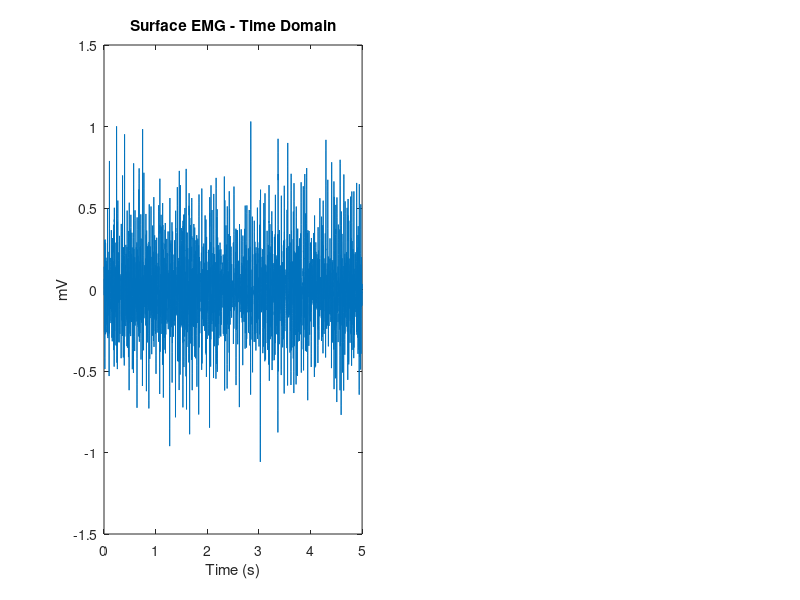

Here is the MATLAB script that generated this plot: (Note: this script raises an error after producing the figure.)
%%
% To run the examples, first place all supplementary EMG files in the same
% folder, and then change the current Matlab folder to this folder, using 
% the command "cd" with the address of the folder:
% e.g.
% cd('C:\Documents\MyFolder\')
% Then highlight the section of code you want to run, right-click and "Evaluate"

%% %%%%%%%%%%%%%%%%%%%%%%%%%%%%%%%%%%%%%%%%%%%%%%%%%%%%%%%%%%%%%%%%%%%%%%%%%%%%%%%%%%%%%%%%%%%%%%%%%%%%%%%%%%%%%%%%%%%%
%   Key Functions for Extracting Surface EMG Features
%  %%%%%%%%%%%%%%%%%%%%%%%%%%%%%%%%%%%%%%%%%%%%%%%%%%%%%%%%%%%%%%%%%%%%%%%%%%%%%%%%%%%%%%%%%%%%%%%%%%%%%%%%%%%%%%%%%%%%
%
%   %%	Function 1: Surface EMG Power Spectral Density (Surface EMG in the Frequency Domain)
%
%   %%	Function 2: Low-pass Filtering Surface EMG
%
%   %%  Function 3: Surface EMG amplitude features - Calculate root-mean-square and average rectified value of EMG signal 
%
%   %%  Function 4: Surface EMG spectral features - Calculate the Mean Frequency and the Median Frequency of the surface EMG signal
%
% %%%%%%%%%%%%%%%%%%%%%%%%%%%%%%%%%%%%%%%%%%%%%%%%%%%%%%%%%%%%%%%%%%%%%%%%%%%%%%%%%%%%%%%%%%%%%%%%%%%%%%%%%%%%%%%%%%%%

%%	Function 1: Surface EMG Power Spectral Density (Surface EMG in the Frequency Domain)

clear all

% load surface EMG data
load('Tutorial_EMG_sig.mat')
% or specify the full address of the directory the file is contained in  
% e.g.
% load('C:\Documents\MyFolder\Tutorial_EMG_sig.mat')
% or drag and drop file into the Matlab/Octave command window to load file

fs=2000;                                                %Sampling frequency
dt=1/fs;                                                %Time-step between samples
t=[0:length(EMG_sig_2k)-1].*dt;                         %Time vector of sampled signal

%Plot 5 seconds of the signal
T_period=5;                                             %Time period of the signal, 5 seconds

%Crop signal
EMG_sig_5s=EMG_sig_2k(find(t>=2,1,'first'):find(t<2+T_period,1,'last'),:);

figure;
subplot(1,2,1)
plot([0:length(EMG_sig_5s)-1].*dt,EMG_sig_5s)           %Plot time-domain signal

N=length(EMG_sig_5s);                                   %Number of samples in the signal, 10000
xlim([0 5])                                             %Show signal between 0 and 5 seconds
ylim([-1.5 1.5])
xlabel('Time (s)')
ylabel('mV')
title('Surface EMG - Time Domain')

%L is the length of the subsections of the total signal that will be
%analysed and averaged
L=round(0.5/dt);

% The number of points in the discrete Fourier Transform is chosen as the
% next power of 2 greater than the number of samples L
nfft = 2^nextpow2(L);                                    %i.e. 2^10 = 1024

%Note: this means that 24 zeros are appended to each signal epoch in the time
%domain to create a frequency bin spacing of fs/nfft = 0.98 Hz - approx 1Hz

%Overlap of successive signal epochs or segments
overlap = 0.5;                                           %This is equal to 50% overlap

%The number of samples in the overlap between successive epochs 
noverlap=round(overlap*nfft);

%The number of (overlapping) segments in the signal 
D=L-noverlap;

%Each successive segment starts D samples after the previous segment
N_avg=floor(((N-L)/D)+1);

%Calculate the power spectral density using a hamming window of length L
%(hamming window is used by default in pwelch), alternative windows are
%"hann" and "nuttallwin"
[Pxx,f]=pwelch(EMG_sig_5s-mean(EMG_sig_5s),hamming(L),noverlap,nfft,fs);
subplot(1,2,2)
plot(f,Pxx)
xlim([0 500])
ylim([0 3.75*1e-4])
title('Surface EMG - Frequency Domain')
xlabel('Frequency (Hz)')
ylabel('\muV^2/Hz')

%%	Function 2: Low-pass Filtering Surface EMG

clear all;
% load surface EMG data
load('Tutorial_EMG_sig.mat')
fs=2000;                                                %Sampling frequency
dt=1/fs;                                                %Time-step between samples

t=[0:length(EMG_sig_2k)-1].*dt;                         %Time vector of sampled signal

% Low-pass filter example

%If the EMG signal was to be sampled at 500 Hz, it would first need to
%low-pass filtered at half that frequency (250 Hz) to remove
%the high-frequency components and prevent aliasing of the signal.

fc = 250;% Cutoff Frequency
FilterOrder = 4;   
ftype = 'low';

% Zero-Pole-Gain design, Butterworth filter
[z,p,k] =  butter(FilterOrder,fc./(fs/2),ftype);        %Low-pass filter design
sos = zp2sos(z,p,k);

EMG_sig_2k_lowpass = filtfilt(sos,1,EMG_sig_2k);        %Apply low-pass filter to EMG signal

figure;
subplot(1,2,1)
plot(t,EMG_sig_2k)                                       %Plot original (unfiltered) signal
hold on
plot(t,EMG_sig_2k_lowpass,'-.')                          %Plot low-pass filtered signal
xlim([5 5.25])
ylim([-1.15 1.15])
legend({'Original Signal';'Low-Pass Filtered Signal'})
xlabel('Time (s)')
ylabel('mV')
title('Surface EMG - Time Domain')

% The low-pass filter shapes the power spectral density of the EMG signal

L=round(0.5/dt);                                        %Split the signal into subsections of 0.5 seconds
nfft = 2^nextpow2(L);                                   %Length of nfft window is the next power of 2 greater than L
overlap = 0.5;                                          %This is equal to 50% overlap
noverlap=round(overlap*nfft);                           %Overlap in number of samples

%Calculate the power spectral density of the original signal using Welch's method
[Pxx,f]=pwelch(EMG_sig_2k-mean(EMG_sig_2k),hamming(L),noverlap,nfft,fs);
subplot(1,2,2)
plot(f,Pxx)
hold on;
%Calculate the power spectral density of the low-pass filtered signal using Welch's method
[Pxx_lowpass,f]=pwelch(EMG_sig_2k_lowpass-mean(EMG_sig_2k_lowpass),hamming(L),noverlap,nfft,fs);
plot(f,Pxx_lowpass,'-.')
legend({'Original Signal';'Low-Pass Filtered Signal'})
xlim([0 500])
xlabel('Frequency (Hz)')
ylabel('\muV^2/Hz')
title('Surface EMG - Frequency Domain')

%% Function 3: Surface EMG amplitude features - Calculate root-mean-square and average rectified value of EMG signal

clear all;
% load surface EMG data

load('Tutorial_AmpChange_EMG.mat')

fs=2000;                                                %Sampling frequency
dt=1/fs;                                                %Time-step between samples
t=[0:length(EMG_AmpChange_sig_2k)-1].*dt;               %Time vector of sampled signal

% Plot the surface EMG signal, then calculate the RMS and ARV of the signal
% for 3 different segments

figure;
plot(t,EMG_AmpChange_sig_2k)                            %Plot time-domain signal

ylim([-1.5 1.5])
xlim([0 65])
xlabel('Time (s)')
ylabel('Amplitude (mV)')
title('Raw sEMG Signal')

Segment1=[10/dt:((15/dt)-dt)];                          %Segment 1 is from 10 seconds to 15 seconds
Segment2=[30/dt:((35/dt)-dt)];                          %Segment 2 is from 30 seconds to 35 seconds
Segment3=[45/dt:((50/dt)-dt)];                          %Segment 3 is from 45 seconds to 50 seconds

%Calculate the root-mean-square (RMS) value for each segment and print

RMS1=sqrt((1/length(Segment1)).*sum(EMG_AmpChange_sig_2k(Segment1).^2));
%Alternatively, use built-in Matlab function: RMS1=rms(EMG_AmpChange_sig_2k(Segment1));
RMS2=sqrt((1/length(Segment2)).*sum(EMG_AmpChange_sig_2k(Segment2).^2));
RMS3=sqrt((1/length(Segment3)).*sum(EMG_AmpChange_sig_2k(Segment3).^2));

fprintf(1, 'RMS-EMG Segment 1: %f\nRMS-EMG Segment 2: %f\nRMS-EMG Segment 3: %f\n', [RMS1;RMS2;RMS3]);

%Calculate the average rectified value (ARV) value for each segment and print

ARV1=(1/length(Segment1)).*sum(abs(EMG_AmpChange_sig_2k(Segment1)));
ARV2=(1/length(Segment2)).*sum(abs(EMG_AmpChange_sig_2k(Segment2)));
ARV3=(1/length(Segment3)).*sum(abs(EMG_AmpChange_sig_2k(Segment3)));

fprintf(1, 'ARV-EMG Segment 1: %f\nARV-EMG Segment 2: %f\nARV-EMG Segment 3: %f\n', [ARV1;ARV2;ARV3]);

% To calculate the change in RMS or ARV of the signal over time, see
% Example (xv) in Tutorial Code

%% Function 4: Surface EMG spectral features - Calculate the Mean Frequency and the Median Frequency of the surface EMG signal

clear all;
% EMG signals from the start and end of a fatiguing isometric contraction
load('Tutorial_Fatigue_EMG.mat')
fs=2000;
dt=1/fs;

%Subtract mean from EMG signal (DC voltage offset)
EMG_Start=EMG_Start-mean(EMG_Start);
EMG_End=EMG_End-mean(EMG_End);

%Calculate power spectra

L=round(0.25/dt);                                       %Split the signal into subsections of 0.25 seconds
nfft = 2^nextpow2(L);                                   %Length of nfft window is the next power of 2 greater than L
overlap = 0.5;                                          %This is equal to 50% overlap
noverlap=round(overlap*nfft);                           %Overlap in number of samples

%Calculate the power spectral density at the start of EMG signal using Welch's method
[P_Start,f1]=pwelch(EMG_Start,hamming(L),noverlap,nfft,fs);
%Calculate the power spectral density at the end of EMG signal using Welch's method
[P_End,f2]=pwelch(EMG_End,hamming(L),noverlap,nfft,fs);

% Calculate the MEAN FREQUENCY

% return the frequency widths of each frequency bin
width = mean(diff(f1));

% multiply the PSD by the width to get the power within each bin
P = bsxfun(@times,width,P_Start);

% find all elements within the specified range
idx = find(0<=f1 & f1<=fs/2);

% compute the total power within the range
pwr = sum(P_Start(idx,:));

% compute the central moment within the range
cen_moment = sum(bsxfun(@times,P_Start(idx,:),f1(idx))) ./ pwr;

Mean_freq_Start=cen_moment;
%Alternatively, use built-in Matlab function: Mean_freq_Start=meanfreq(EMG_Start,fs);
Mean_freq_End=meanfreq(EMG_End,fs);

%Calculate the mean frequency (MNF) value for each segment and print
fprintf(1, 'Mean Freq. (Start): %.2f\nMean Freq. (End): %.2f\n', [Mean_freq_Start;Mean_freq_End]);

% Calculate the MEDIAN FREQUENCY

% Find the area under the power spectral density
PSDarea_Start = cumtrapz(f1, P_Start);
PSDarea_End = cumtrapz(f2, P_End);

%Find the frequency that divides the EMG power spectrum into two equal
%regions, each containing half of the total power within the signal epoch
MedFreq_Start = interp1(PSDarea_Start, f1, PSDarea_Start(end)/2);
MedFreq_End = interp1(PSDarea_End, f2, PSDarea_End(end)/2);

%Calculate the median frequency (MDF) value for each segment and print
fprintf(1, 'Median Freq. (Start): %.2f\nMedian Freq. (End): %.2f\n', [MedFreq_Start;MedFreq_End]);

%Alternatively, use built-in Matlab function: Median_freq_Start=medfreq(EMG_Start,fs);
%Values may differ slightly based on the method used to compute the power spectral density
Median_freq_Start = medfreq(EMG_Start,fs);
Median_freq_End = medfreq(EMG_End,fs);

figure;
h1=plot(f1,P_Start,'r');                                %Plot power spectral density at the start of EMG signal
hold on;
%Plot a line to indicate the location the mean frequency for the section at the start of signal
h2=plot([Mean_freq_Start Mean_freq_Start],[0 max(P_Start)],'r','linewidth',2.5,'linestyle','--');

[P_End,f2]=pwelch(EMG_End,hamming(L),noverlap,nfft,fs); %Calculate power spectral density at the end of EMG signal
h3=plot(f2,P_End,'b');                                  %Plot power spectral density at the end of EMG signal
%Plot a line to indicate the location the mean frequency for the section at the end of signal
h4=plot([Mean_freq_End Mean_freq_End],[0 max(P_End)],'b','linewidth',2.5,'linestyle','--');

ylim([0 2*1e-3])
xlim([0 300])
xlabel('Frequency (Hz)')
ylabel('\muV^2/Hz')
legend([h1,h3,h2,h4],'Start of Contraction','End of Contraction','Mean Freq. (Start)','Mean Freq. (End)')
title('Surface EMG - Frequency Domain')
